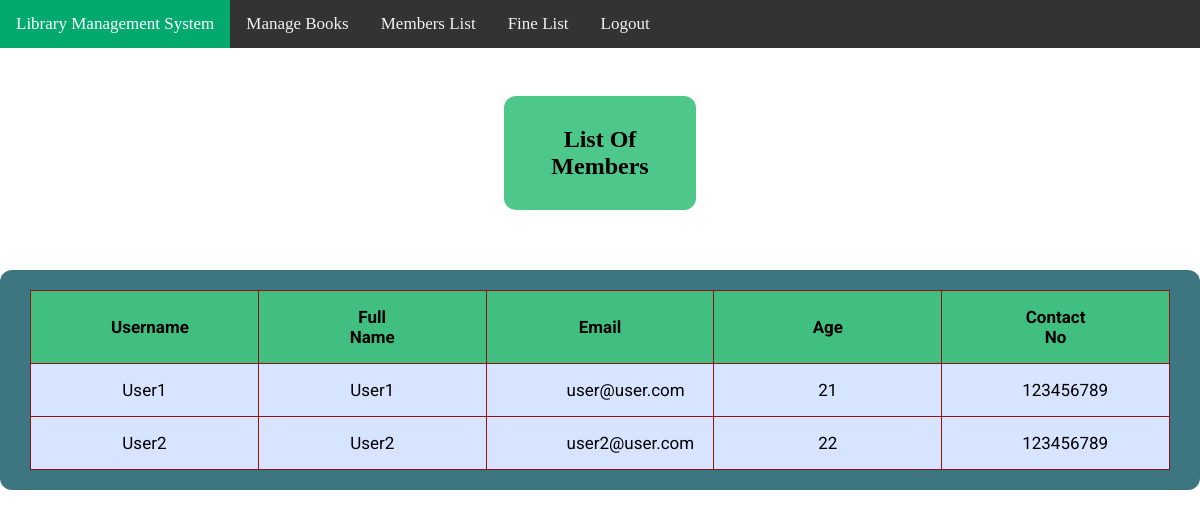
Page /membersList.php (signed in) on the committed database.
### tables this page shows
CREATE TABLE `members` (
  `username` text NOT NULL,
  `name` text NOT NULL,
  `email` text NOT NULL,
  `age` int(11) NOT NULL,
  `contact` text NOT NULL
);

### includes/queryDB.php (called while the page is built, shortened)
<?php
class db {
    protected $connection;
	protected $query;
	public function __construct($dbhost = 'localhost', $dbuser = 'root', $dbpass = '', $dbname = '', $charset = 'utf8') {
		$this->connection = new mysqli($dbhost, $dbuser, $dbpass, $dbname);
		$this->connection->set_charset($charset);
	}
    public function query($query) {
		if ($this->query = $this->connection->prepare($query)) {
            $this->query->execute();
        } else {
            $this->error('Unable to prepare MySQL statement (check your syntax) - ' . $this->connection->error);
        }
		return $this;
    }
	public function fetchAll($callback = null) {
	    $params = array();
        $row = array();
	    $meta = $this->query->result_metadata();
	    while ($field = $meta->fetch_field()) {
	        $params[] = &$row[$field->name];
	    }
	    call_user_func_array(array($this->query, 'bind_result'), $params);
        $result = array();
        while ($this->query->fetch()) {
            $r = array();
            foreach ($row as $key => $val) {
                $r[$key] = $val;
            }
            if ($callback != null && is_callable($callback)) {
                $value = call_user_func($callback, $r);
                if ($value == 'break') break;
            } else {
                $result[] = $r;
            }
        }
		return $result;
	}
}
?>

### membersList.php (the view, shortened to what this page needs)
<?php
    require 'includes/queryDB.php';
	$db = new db('localhost', 'root', 'root', 'library_database');
?>
<!DOCTYPE html>
<html>
<head>
	<?php
		include 'includes/header.php';
	?>
</head>
<body style="background-image: url('img/img_3.jpg');">
    <?php
		include 'includes/adminNavbar.php';
	?>
	<h2 class = "heading">List Of Members</h2>
	<form method="post" action="index.php">
		<div class="table_container">
            <table id="member_table">
                <thead>
                    <tr>
                        <th>Username</th>
                        <th>Full Name</th>
                        <th>Email</th>
                        <th>Age</th>
                        <th>Contact No</th>
                    </tr>
                </thead>
                <tbody>
                    <?php
                        $accounts = $db->query('SELECT * FROM members');
                        $accounts = $accounts->fetchAll();
                        foreach ($accounts as $account)
                        {
                    ?>
                    <tr>
                        <td><?php echo $account['username']; ?></td>
                        <td><?php echo $account['name']; ?></td>
                        <td><?php echo $account['email']; ?></td>
                        <td><?php echo $account['age']; ?></td>
                        <td><?php echo $account['contact']; ?></td>
                    </tr>
                    <?php } ?>
                </tbody>
            </table>
		</div>
	</form>
</body>
</html>

### css/style.css (style rules this page uses)
* { margin: 0; padding: 0; }
body { background-image: url('../img/img_3.jpg'); background-repeat: no-repeat; background-attachment: fixed; background-size: cover; }
.heading { text-align: center; margin: 4% 42%; padding: 30px; background-color: rgb(63, 195, 128, 92%); border-radius: 12px; }
form { margin: 0 auto; width:100vh; }
.table_container { width: 100vw; position: relative; margin-left: -50vw; height: max-content; margin-top: 60px; padding-top: 20px; padding-bottom: 20px; left: 50%; background-color: rgb(51, 110, 123, 95%); border-radius: 12px; text-align: center; }
#member_table { table-layout:fixed; width:95%; border-collapse: collapse; font-size: 17px; font-family: 'Roboto', sans-serif; margin-left: 2.5%; }
#member_table th { border: 1px solid rgb(146, 17, 17); padding: 1.0rem 5rem; text-align: center; background: hsl(150, 50%, 50%); }
#member_table td { border: 1px solid rgb(146, 17, 17); padding: 1.0rem 5rem; text-align: center; background: #d6e4ff; }

### rows in the picture
members: username "User1", name "User1", email "user@user.com", age "21", contact "123456789"
members: username "User2", name "User2", email "user2@user.com", age "22", contact "123456789"
